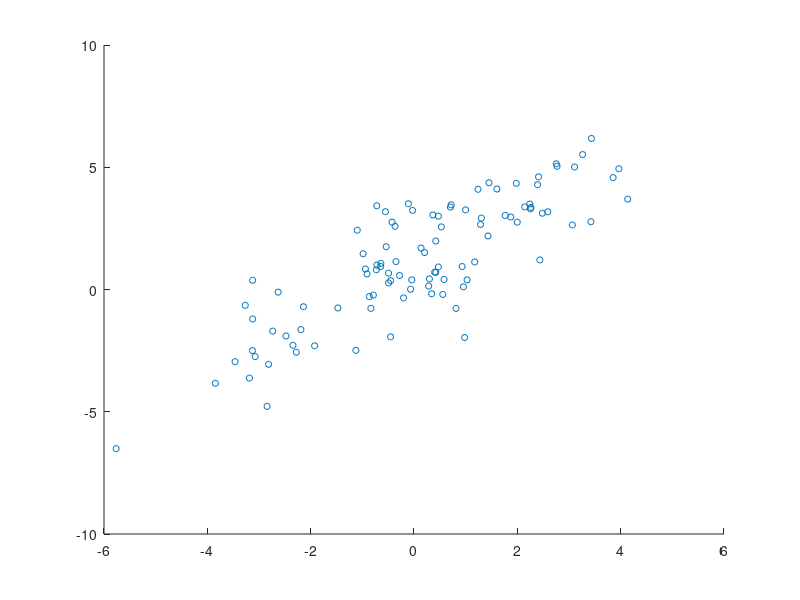

Reproduce this figure in MATLAB. (Note: this script raises an error after producing the figure.)
% Create some example data
x1 = normrnd(0,2,100,1);
y1 = normrnd(1,1.5,100,1) + x1;

f = figure
ax = gca
scatter(x1, y1, 20)
ax.XLim = [-10, 10]
ax.YLim = [-10, 10]
ax.XLabel.String = 'Var 1'
ax.YLabel.String = 'Var 2'
ax.Title.String = {'My arbitrary','correlation'}

f = setFigureHandle(f, 'width', 5, 'height', 5.5)
ax = setAxesHandle(ax, 'lineWidth', 1, 'tickLength', [0.04, 0.04], 'font', 'Helvetica')



